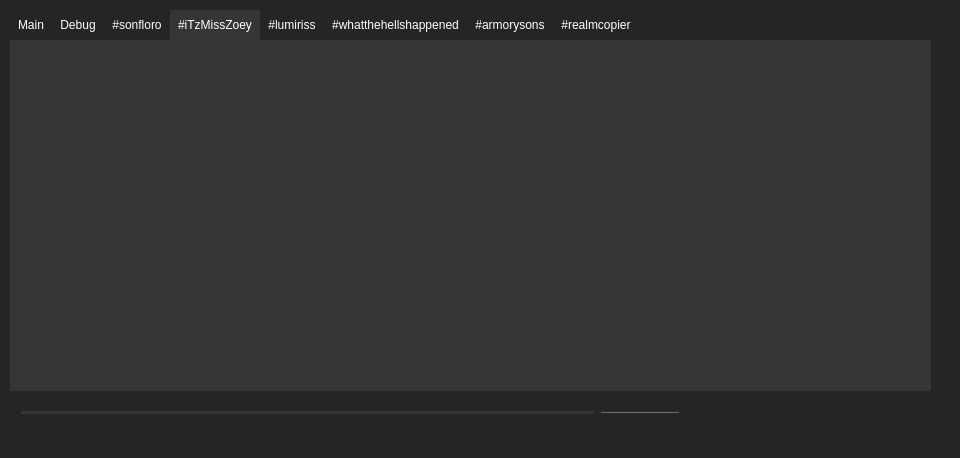
<?xml version="1.0" encoding="UTF-8"?>
<ui version="4.0">
 <class>MainWindow</class>
 <widget class="QMainWindow" name="MainWindow">
  <property name="geometry">
   <rect>
    <x>0</x>
    <y>0</y>
    <width>960</width>
    <height>458</height>
   </rect>
  </property>
  <property name="windowTitle">
   <string>GayfloroGUI</string>
  </property>
  <property name="windowIcon">
   <iconset>
    <normaloff>../../.designer/backup/res/img/chadThink.png</normaloff>../../.designer/backup/res/img/chadThink.png</iconset>
  </property>
  <property name="styleSheet">
   <string notr="true"/>
  </property>
  <widget class="QWidget" name="centralWidget">
   <property name="styleSheet">
    <string notr="true">QWidget#centralWidget {background:#252525}
QTextEdit {
background:#353535;
color:white;
margin:-1px
}

QTabWidget::pane{background:#353535}

QTabBar::tab{
background:#252525;
padding:8;
min-width:9ex;
color:white;
text-align: center;

}
QTabBar::tab:selected {
background:#353535;
}
QPushButton {
background:#353535;
color:white;
}
QPushButton:!enabled {
color:grey;
}
QLineEdit {
background:#353535;
color:white;
border:#424242;
}
</string>
   </property>
   <widget class="QTabWidget" name="tabWidget">
    <property name="geometry">
     <rect>
      <x>10</x>
      <y>10</y>
      <width>921</width>
      <height>381</height>
     </rect>
    </property>
    <property name="palette">
     <palette>
      <active/>
      <inactive/>
      <disabled/>
     </palette>
    </property>
    <property name="autoFillBackground">
     <bool>false</bool>
    </property>
    <property name="tabShape">
     <enum>QTabWidget::Rounded</enum>
    </property>
    <property name="currentIndex">
     <number>3</number>
    </property>
    <property name="elideMode">
     <enum>Qt::ElideNone</enum>
    </property>
    <widget class="QWidget" name="tab_Main">
     <attribute name="title">
      <string>Main</string>
     </attribute>
     <widget class="QTextEdit" name="console_main">
      <property name="geometry">
       <rect>
        <x>0</x>
        <y>0</y>
        <width>921</width>
        <height>354</height>
       </rect>
      </property>
      <property name="readOnly">
       <bool>true</bool>
      </property>
     </widget>
    </widget>
    <widget class="QWidget" name="tab_Debug">
     <attribute name="title">
      <string>Debug</string>
     </attribute>
     <widget class="QTextEdit" name="console_debug">
      <property name="geometry">
       <rect>
        <x>0</x>
        <y>0</y>
        <width>921</width>
        <height>354</height>
       </rect>
      </property>
      <property name="readOnly">
       <bool>true</bool>
      </property>
     </widget>
    </widget>
    <widget class="QWidget" name="tab_sonfloro">
     <attribute name="title">
      <string>#sonfloro</string>
     </attribute>
     <widget class="QTextEdit" name="console_sonfloro">
      <property name="enabled">
       <bool>true</bool>
      </property>
      <property name="geometry">
       <rect>
        <x>0</x>
        <y>0</y>
        <width>921</width>
        <height>354</height>
       </rect>
      </property>
      <property name="palette">
       <palette>
        <active>
         <colorrole role="WindowText">
          <brush brushstyle="SolidPattern">
           <color alpha="255">
            <red>255</red>
            <green>255</green>
            <blue>255</blue>
           </color>
          </brush>
         </colorrole>
         <colorrole role="Button">
          <brush brushstyle="SolidPattern">
           <color alpha="255">
            <red>53</red>
            <green>53</green>
            <blue>53</blue>
           </color>
          </brush>
         </colorrole>
         <colorrole role="Text">
          <brush brushstyle="SolidPattern">
           <color alpha="255">
            <red>255</red>
            <green>255</green>
            <blue>255</blue>
           </color>
          </brush>
         </colorrole>
         <colorrole role="ButtonText">
          <brush brushstyle="SolidPattern">
           <color alpha="255">
            <red>255</red>
            <green>255</green>
            <blue>255</blue>
           </color>
          </brush>
         </colorrole>
         <colorrole role="Base">
          <brush brushstyle="SolidPattern">
           <color alpha="255">
            <red>53</red>
            <green>53</green>
            <blue>53</blue>
           </color>
          </brush>
         </colorrole>
         <colorrole role="Window">
          <brush brushstyle="SolidPattern">
           <color alpha="255">
            <red>53</red>
            <green>53</green>
            <blue>53</blue>
           </color>
          </brush>
         </colorrole>
         <colorrole role="PlaceholderText">
          <brush brushstyle="NoBrush">
           <color alpha="128">
            <red>255</red>
            <green>255</green>
            <blue>255</blue>
           </color>
          </brush>
         </colorrole>
        </active>
        <inactive>
         <colorrole role="WindowText">
          <brush brushstyle="SolidPattern">
           <color alpha="255">
            <red>255</red>
            <green>255</green>
            <blue>255</blue>
           </color>
          </brush>
         </colorrole>
         <colorrole role="Button">
          <brush brushstyle="SolidPattern">
           <color alpha="255">
            <red>53</red>
            <green>53</green>
            <blue>53</blue>
           </color>
          </brush>
         </colorrole>
         <colorrole role="Text">
          <brush brushstyle="SolidPattern">
           <color alpha="255">
            <red>255</red>
            <green>255</green>
            <blue>255</blue>
           </color>
          </brush>
         </colorrole>
         <colorrole role="ButtonText">
          <brush brushstyle="SolidPattern">
           <color alpha="255">
            <red>255</red>
            <green>255</green>
            <blue>255</blue>
           </color>
          </brush>
         </colorrole>
         <colorrole role="Base">
          <brush brushstyle="SolidPattern">
           <color alpha="255">
            <red>53</red>
            <green>53</green>
            <blue>53</blue>
           </color>
          </brush>
         </colorrole>
         <colorrole role="Window">
          <brush brushstyle="SolidPattern">
           <color alpha="255">
            <red>53</red>
            <green>53</green>
            <blue>53</blue>
           </color>
          </brush>
         </colorrole>
         <colorrole role="PlaceholderText">
          <brush brushstyle="NoBrush">
           <color alpha="128">
            <red>255</red>
            <green>255</green>
            <blue>255</blue>
           </color>
          </brush>
         </colorrole>
        </inactive>
        <disabled>
         <colorrole role="WindowText">
          <brush brushstyle="SolidPattern">
           <color alpha="255">
            <red>255</red>
            <green>255</green>
            <blue>255</blue>
           </color>
          </brush>
         </colorrole>
         <colorrole role="Button">
          <brush brushstyle="SolidPattern">
           <color alpha="255">
            <red>53</red>
            <green>53</green>
            <blue>53</blue>
           </color>
          </brush>
         </colorrole>
         <colorrole role="Text">
          <brush brushstyle="SolidPattern">
           <color alpha="255">
            <red>255</red>
            <green>255</green>
            <blue>255</blue>
           </color>
          </brush>
         </colorrole>
         <colorrole role="ButtonText">
          <brush brushstyle="SolidPattern">
           <color alpha="255">
            <red>255</red>
            <green>255</green>
            <blue>255</blue>
           </color>
          </brush>
         </colorrole>
         <colorrole role="Base">
          <brush brushstyle="SolidPattern">
           <color alpha="255">
            <red>53</red>
            <green>53</green>
            <blue>53</blue>
           </color>
          </brush>
         </colorrole>
         <colorrole role="Window">
          <brush brushstyle="SolidPattern">
           <color alpha="255">
            <red>53</red>
            <green>53</green>
            <blue>53</blue>
           </color>
          </brush>
         </colorrole>
         <colorrole role="PlaceholderText">
          <brush brushstyle="NoBrush">
           <color alpha="128">
            <red>255</red>
            <green>255</green>
            <blue>255</blue>
           </color>
          </brush>
         </colorrole>
        </disabled>
       </palette>
      </property>
      <property name="readOnly">
       <bool>true</bool>
      </property>
     </widget>
    </widget>
    <widget class="QWidget" name="tab_zoey">
     <attribute name="title">
      <string>#iTzMissZoey</string>
     </attribute>
     <widget class="QTextEdit" name="console_zoey">
      <property name="geometry">
       <rect>
        <x>0</x>
        <y>0</y>
        <width>921</width>
        <height>354</height>
       </rect>
      </property>
      <property name="readOnly">
       <bool>true</bool>
      </property>
     </widget>
    </widget>
    <widget class="QWidget" name="tab_lumiriss">
     <attribute name="title">
      <string>#lumiriss</string>
     </attribute>
     <widget class="QTextEdit" name="console_lumiriss">
      <property name="geometry">
       <rect>
        <x>0</x>
        <y>0</y>
        <width>921</width>
        <height>354</height>
       </rect>
      </property>
      <property name="lineWidth">
       <number>1</number>
      </property>
      <property name="readOnly">
       <bool>true</bool>
      </property>
     </widget>
    </widget>
    <widget class="QWidget" name="tab_whatthehellshappened">
     <attribute name="title">
      <string>#whatthehellshappened</string>
     </attribute>
     <widget class="QTextEdit" name="console_whatthehellshappened">
      <property name="geometry">
       <rect>
        <x>0</x>
        <y>0</y>
        <width>921</width>
        <height>354</height>
       </rect>
      </property>
      <property name="readOnly">
       <bool>true</bool>
      </property>
     </widget>
    </widget>
    <widget class="QWidget" name="tab_armorysons">
     <attribute name="title">
      <string>#armorysons</string>
     </attribute>
     <widget class="QTextEdit" name="console_armorysons">
      <property name="geometry">
       <rect>
        <x>0</x>
        <y>0</y>
        <width>921</width>
        <height>354</height>
       </rect>
      </property>
      <property name="readOnly">
       <bool>true</bool>
      </property>
     </widget>
    </widget>
    <widget class="QWidget" name="tab_realmcopier">
     <attribute name="title">
      <string>#realmcopier</string>
     </attribute>
     <widget class="QTextEdit" name="console_realmcopier">
      <property name="geometry">
       <rect>
        <x>0</x>
        <y>0</y>
        <width>921</width>
        <height>354</height>
       </rect>
      </property>
      <property name="readOnly">
       <bool>true</bool>
      </property>
     </widget>
    </widget>
   </widget>
   <widget class="QWidget" name="layoutWidget">
    <property name="geometry">
     <rect>
      <x>10</x>
      <y>400</y>
      <width>681</width>
      <height>25</height>
     </rect>
    </property>
    <layout class="QHBoxLayout" name="horizontalLayout">
     <item>
      <widget class="QLineEdit" name="chatLineEdit">
       <property name="enabled">
        <bool>false</bool>
       </property>
      </widget>
     </item>
     <item>
      <widget class="QPushButton" name="chatButton">
       <property name="enabled">
        <bool>false</bool>
       </property>
       <property name="text">
        <string>Chat</string>
       </property>
      </widget>
     </item>
    </layout>
   </widget>
  </widget>
  <action name="actionTesting">
   <property name="text">
    <string>Testing</string>
   </property>
  </action>
 </widget>
 <layoutdefault spacing="6" margin="11"/>
 <resources/>
 <connections/>
</ui>
